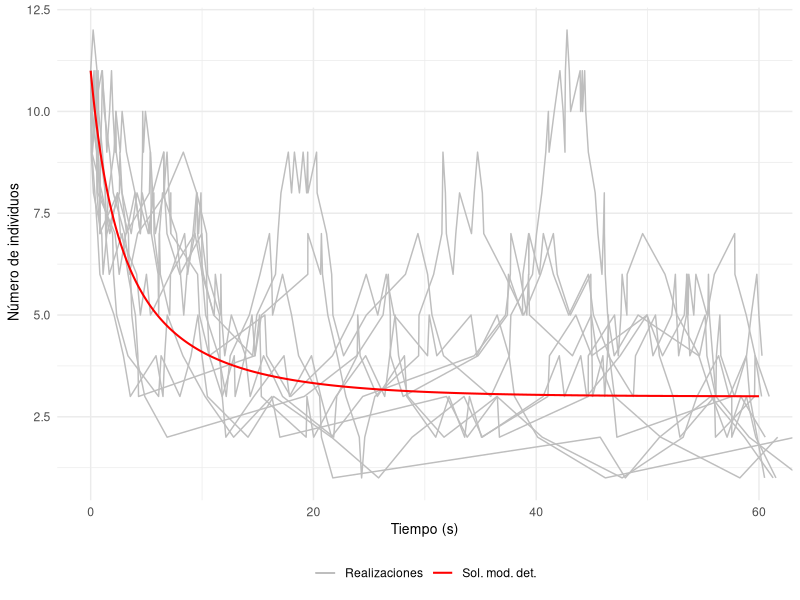

Here is the R script that generated this plot:
## ---- chunk 1
# La librería "deSolve" incluye funciones que resuelven ecuaciones diferenciales ordinarias
library("deSolve")
# Usaremos la librería "ggplot2" para imprimir gráficamente los resultados
library("ggplot2")
## ---- chunk 2
tiempo_exponencial <- function(a0){
  r1 <- runif(n=1,min=0,max=1)
  return((1/a0)*log(1/r1))
}
## ---- chunk 3
Logistica_EDO <- function(t,state,parameters){
  with(as.list(c(state, parameters)), { 
    dX <- r * X *(1-X/k)
    list(dX)
  })
}
## ---- chunk 4

Logistica1_Gillespie <- function(r,k,x0,t0,tf){
  
  # Variable espacial que almacena el estado del sistema en tras cada reacción
  x <- x0
  # Variable espacial
  x_actual <- x0
  
  # Controlamos la extinción mediante una variable lógica
  extincion <- FALSE
  
  # Variable temporal
  t <- t0
  # Variable que almacena todos los tiempos de reacción
  t_imprimir <- t0
  
  # Cálculo de las propensidades individuales y de la propensidad total  
  a <- c(r*x_actual,(r*x_actual*(x_actual-1))/2*k)
  a0 <- sum(a)
    
  # Controlamos la extinción de la población mediante una variable lógica
  extincion <- FALSE

  while(t<tf){ 
    
    # Calculamos el siguiente tiempo de reacción
    t <- t+tiempo_exponencial(a0)
    # Almacenamos el siguiente tiempo de reacción
    t_imprimir <- c(t_imprimir, t)
    
    if(t == Inf){
      
      x_actual <- 0
    
    }else{
      
      # Calculamos la siguiente reacción
      r2 <- runif(n=1, min=0, max=1)
      
      if(a[1]>=r2*a0)
        x_actual <- x_actual + 1
      else
        x_actual <- x_actual - 1
      
      # Calculamos las propensidades individuales y la propensidad total
      a <- c(r*x_actual,r*x_actual*(x_actual-1)/k)
      a0 <- sum(a)
    
      }
  
  
    # Almacenamos el estado del sistema
    x <- c(x,x_actual)
  }
  
  
  # Si la población se extingue cambiamos la variable extincion a TRUE
  if(x_actual == 0)
     extincion <- TRUE
  
  datos <- data.frame(t_imprimir=t_imprimir, x_imprimir=x, row.names = NULL)
  
  # Devolvemos una lista que nos indica si se ha extinguido la población 
  # y una base de datos con la evolución temporal del sistema
  return(list(extincion = extincion, datos = datos))
}

## ---- chunk 5
# Consideramos los parámetros adecuados
r <- 0.1
k <- 3
x0 <- 11
t0 <- 0
tf <- 60

# Número de realizaciones a realizar
n_realizaciones <- 10

# Inicializamos el gráfico en el que incluimos cada realización
grafico <- ggplot()

for (i in 1:n_realizaciones) {
  realizacion <- Logistica1_Gillespie(r,k,x0,t0,tf)
  if(realizacion$extincion)
    warning(paste("Extinción de la población en la realización ", i))
  imprimir <- realizacion$datos
  grafico <- grafico + geom_line(data = imprimir, aes(x = t_imprimir, y = x_imprimir, color="Realizaciones"))
}

## ---- chunk 6
int <- 0.05
parameter <- c(r,k)
state <- c(X=x0)
times <- seq(t0,tf,by=int)

# Resolvemos la EDO usando la función ode() de la librería "deSolve"
out <- ode(y=state, times = times, func = Logistica_EDO, parms = parameter)

# Convertimos el resultado de la función a una base de datos para poder representarlo gráficamente
out <- data.frame(out)

# Añadimos la solución de la EDO al gráfico
grafico <- grafico + geom_line(lwd=0.7,data=out,aes(x = time, y = X, color="Sol. mod. det."))

## ---- chunk 7
grafico <- grafico +
   labs(x = "Tiempo (s)", y = " Número de individuos") + 
   theme_minimal() + coord_cartesian(xlim = c(0, 60)) +
   theme(legend.title=element_blank(),legend.position = "bottom",
        axis.title.x = element_text(size = 10),  
        axis.title.y = element_text(size = 10)) +
   scale_color_manual(values = c("Realizaciones"="gray", "Sol. mod. det." = "red"),
                      breaks = c("Realizaciones", "Sol. mod. det."))

print(grafico)
